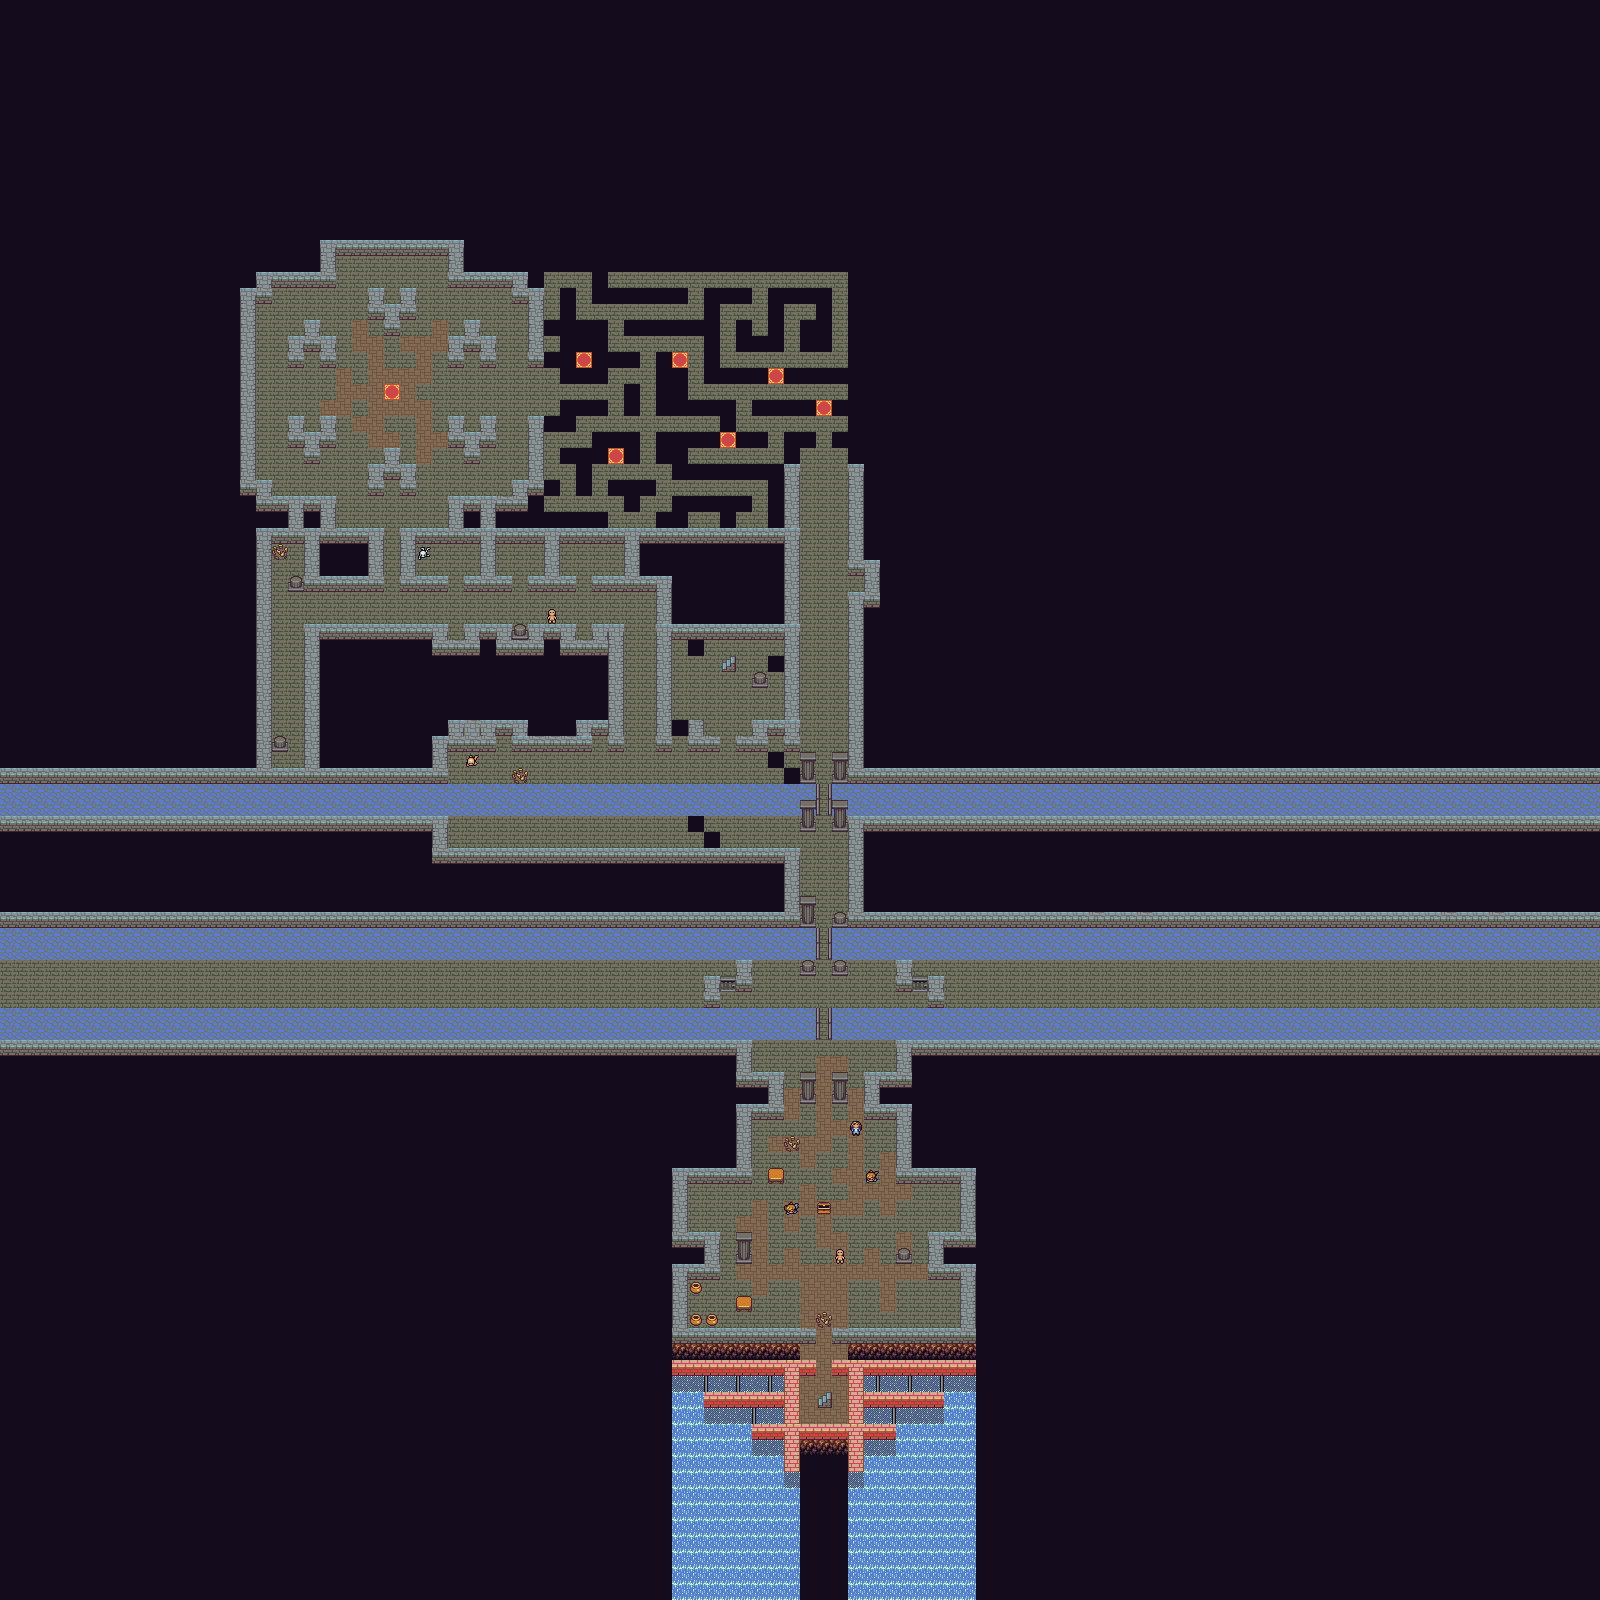

Below is a game level as drawn by its tile map, then a one-line description and the .tmx that defines it (tile-layer data replaced by summaries):
An orthogonal 100x100 tile map with 16x16 px tiles, 3 tile layers (base, detail, fringe) and 63 objects (24x light, 24x npc, 7x door, 4x switch, 2x portal, ...).

<map version="1.4" tiledversion="1.4.1" orientation="orthogonal" renderorder="right-down" width="100" height="100" tilewidth="16" tileheight="16" infinite="0" nextlayerid="5" nextobjectid="79">
 <properties>
  <property name="battle_field_name" value="bf_dungeon" />
  <property name="dark" type="int" value="1" />
  <property name="encounter_set_id" type="int" value="0" />
  <property name="map_name" value="East Tower" />
  <property name="map_subtitle" value="Deep Inside the Mountain" />
  <property name="music_name" value="quagmire_of_lost_souls" />
  <property name="water_direction_x" type="float" value="1" />
  <property name="water_direction_y" type="float" value="0" />
  <property name="water_drift_x" type="float" value="0.05" />
  <property name="water_drift_y" type="float" value="0.1" />
  <property name="water_speed" type="float" value="1" />
 </properties>
 <tileset firstgid="1" source="amalgamation.tsx" />
 <layer id="1" name="base" width="100" height="100">
  <data>[10000 cells, 10000 non-empty, 16 distinct tile ids]</data>
 </layer>
 <layer id="2" name="detail" width="100" height="100">
  <data>[10000 cells, 69 non-empty, 16 distinct tile ids]</data>
 </layer>
 <layer id="3" name="fringe" width="100" height="100">
  <data>[10000 cells, 34 non-empty, 5 distinct tile ids]</data>
 </layer>
 <objectgroup id="4" name="objects">
  <object id="1" name="hub_entrance" x="720" y="672" width="16" height="16" />
  <object id="2" name="east_tower_portal" type="portal" x="720" y="656" width="16" height="16">
   <properties>
    <property name="exit_map" value="hub" />
    <property name="exit_name" value="east_tower_basement_entrance" />
   </properties>
  </object>
  <object id="3" name="yellow light" type="light" x="672" y="736" width="16" height="16">
   <properties>
    <property name="light_flicker_radius" type="float" value="0.05" />
    <property name="light_radius" type="float" value="5" />
    <property name="sprite_id" type="int" value="10" />
   </properties>
  </object>
  <object id="4" name="playerspawn" type="playerspawn" x="816" y="1264" width="16" height="16" />
  <object id="5" name="yellow light" type="light" x="768" y="736" width="16" height="16">
   <properties>
    <property name="light_flicker_radius" type="float" value="0.05" />
    <property name="light_radius" type="float" value="5" />
    <property name="sprite_id" type="int" value="10" />
   </properties>
  </object>
  <object id="6" name="unlit yellow light" type="npc" x="592" y="736" width="16" height="16">
   <properties>
    <property name="interact_id" type="int" value="4" />
    <property name="light_flicker_radius" type="float" value="0.05" />
    <property name="light_radius" type="float" value="5" />
    <property name="sprite_id" type="int" value="11" />
   </properties>
  </object>
  <object id="8" name="door_1" type="door" x="576" y="576" width="16" height="16">
   <properties>
    <property name="interact_id" type="int" value="1" />
    <property name="sprite_id" type="int" value="9" />
   </properties>
  </object>
  <object id="9" name="door_1" type="door" x="512" y="576" width="16" height="16">
   <properties>
    <property name="interact_id" type="int" value="1" />
    <property name="sprite_id" type="int" value="9" />
   </properties>
  </object>
  <object id="10" name="door_1" type="door" x="448" y="576" width="16" height="16">
   <properties>
    <property name="interact_id" type="int" value="1" />
    <property name="sprite_id" type="int" value="9" />
   </properties>
  </object>
  <object id="13" name="generic metal door" type="door" x="720" y="736" width="16" height="16">
   <properties>
    <property name="interact_id" type="int" value="24" />
    <property name="sprite_id" type="int" value="9" />
   </properties>
  </object>
  <object id="14" name="unlit yellow light" type="npc" x="496" y="736" width="16" height="16">
   <properties>
    <property name="interact_id" type="int" value="4" />
    <property name="light_flicker_radius" type="float" value="0.05" />
    <property name="light_radius" type="float" value="5" />
    <property name="sprite_id" type="int" value="11" />
   </properties>
  </object>
  <object id="15" name="unlit yellow light" type="npc" x="576" y="624" width="16" height="16">
   <properties>
    <property name="interact_id" type="int" value="4" />
    <property name="light_flicker_radius" type="float" value="0.05" />
    <property name="light_radius" type="float" value="5" />
    <property name="sprite_id" type="int" value="11" />
   </properties>
  </object>
  <object id="16" name="unlit yellow light" type="npc" x="448" y="624" width="16" height="16">
   <properties>
    <property name="interact_id" type="int" value="4" />
    <property name="light_flicker_radius" type="float" value="0.05" />
    <property name="light_radius" type="float" value="5" />
    <property name="sprite_id" type="int" value="11" />
   </properties>
  </object>
  <object id="17" name="easter_egg" type="npc" x="400" y="656" width="16" height="16">
   <properties>
    <property name="interact_id" type="int" value="1337" />
   </properties>
  </object>
  </objectgroup>
</map>
<!-- 49 of 63 objects omitted -->